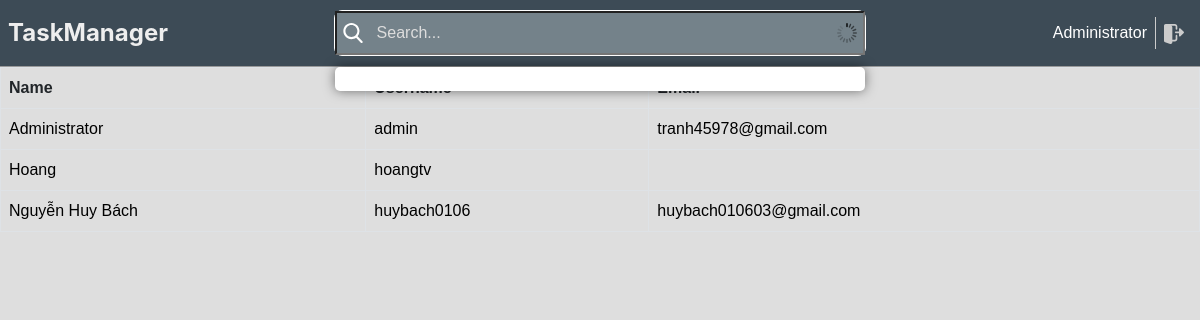
/users/ (signed in), run on an earlier commit of the app's database.
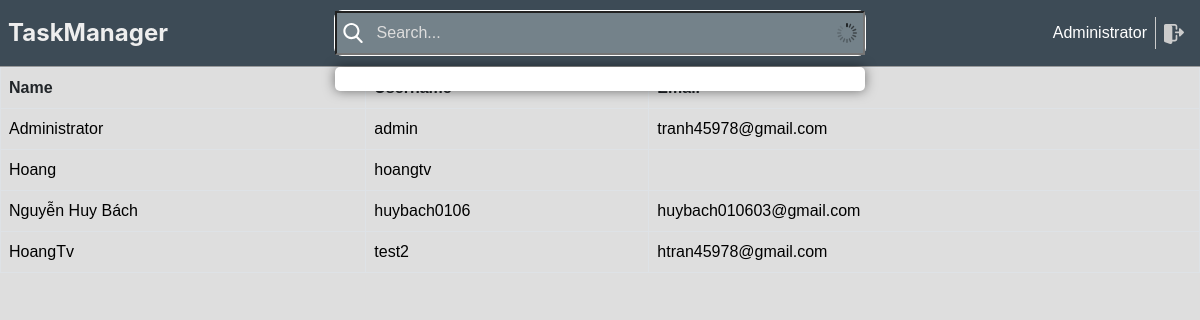
And on a later commit of the database.
### task_management/models.py (models this page shows, shortened)
class User(db.Model, UserMixin):
    __tablename__ = 'user'
    id = db.Column(db.Integer, primary_key=True)
    name = db.Column(db.String(100))
    username = db.Column(db.String(100), nullable=False)
    password_hashed = db.Column(db.String(100), nullable=False)
    active = db.Column(db.Boolean, default=True)
    phone = db.Column(db.String(100))
    email = db.Column(db.String(100))
    created_at = db.Column(db.DateTime, default=db.func.current_timestamp())
    updated_at = db.Column(db.DateTime, default=db.func.current_timestamp())
    create_uid = db.Column(db.Integer, default=0)
    write_uid = db.Column(db.Integer, default=0)
    is_admin = db.Column(db.Boolean, default=False)
    db.UniqueConstraint(username, email)
    @property  # Decorator này dùng để tạo ra một thuộc tính giả
    def password(self):
        if self.password_hashed is not None:
            return None
        return self.password

### task_management/user/views.py (the view)
@user_blueprint.route('/', methods=['GET', 'POST'])
def users():
    if not current_user.is_authenticated:
        return redirect(url_for('login'))
    users = User.query.all()
    return render_template('user_list.html', users=users, view_type='list')

### task_management/models.py (called while the page is built)
@login_manager.user_loader
def load_user(user_id):
    return User.query.get(int(user_id))

### task_management/user/templates/user_list.html (shortened to what this page needs)
{% extends 'base.html' %}
{% block content %}
    <table class="table table-bordered table-hover">
        <thead class="thead-dark">
            <tr>
                <th>Name</th>
                <th>Username</th>
                <th>Email</th>
            </tr>
        </thead>
        <tbody>
            {% for user in users %}
                <tr>
                    <td>
                        <a href="{{ url_for('users.user_by_id', user_id=user.id) }}">
                            <div>{{ user.name or '' }}</div>
                        </a>
                    </td>
                    <td>
                        <a href="{{ url_for('users.user_by_id', user_id=user.id) }}">
                            <div>{{ user.username }}</div>
                        </a>
                    </td>
                    <td>
                        <a href="{{ url_for('users.user_by_id', user_id=user.id) }}">
                            <div>{{ user.email or '' }}</div>
                        </a>
                    </td>
                </tr>
            {% endfor %}
        </tbody>
    </table>
{% endblock %}

### task_management/templates/header.html (shortened to what this page needs)
<div class="header"
     style="width: 100%">
    <div class="header-icon">
        <a href="/">
            TaskManager
        </a>
    </div>
    <div class="search-bar" id="searchBar">
        <input name="searchbar" id="searchInput"
               class="search-input"
               type="text"
               name=""
               placeholder="Search...">
        <div id="tippy" class="tippy"></div>
    </div>
    <div class="User d-flex justify-content-end align-items-center" style="flex: 1">
        <span style="margin-left: 10px" style="color: #ccc">
          <a style="color: white" href="/users/{{ current_user.id }}">
                        {{ current_user.name }}
          </a>
        </span>
        <a href="{{ url_for('logout') }}" class="logout">
        </a>
    </div>
</div>

What changed in the data, as far as the page shows it:
added User: name "HoangTv", username "test2", email "htran45978@gmail.com"
